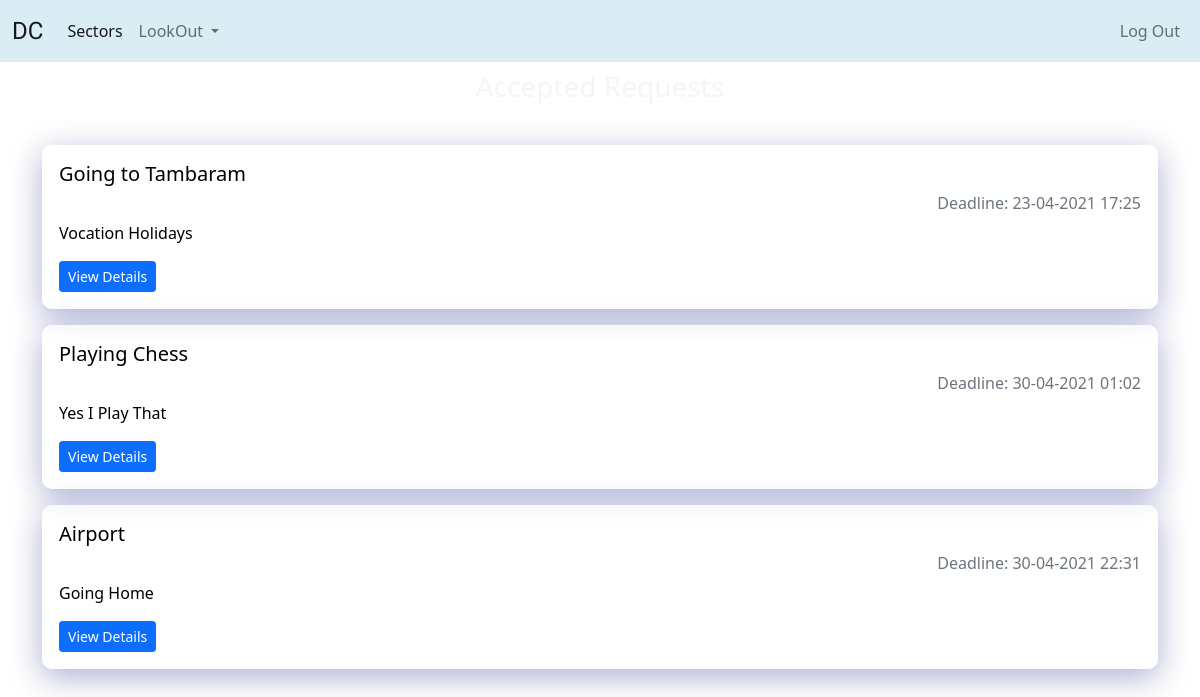
The page /accepted/ (signed in) on the database as committed earlier.
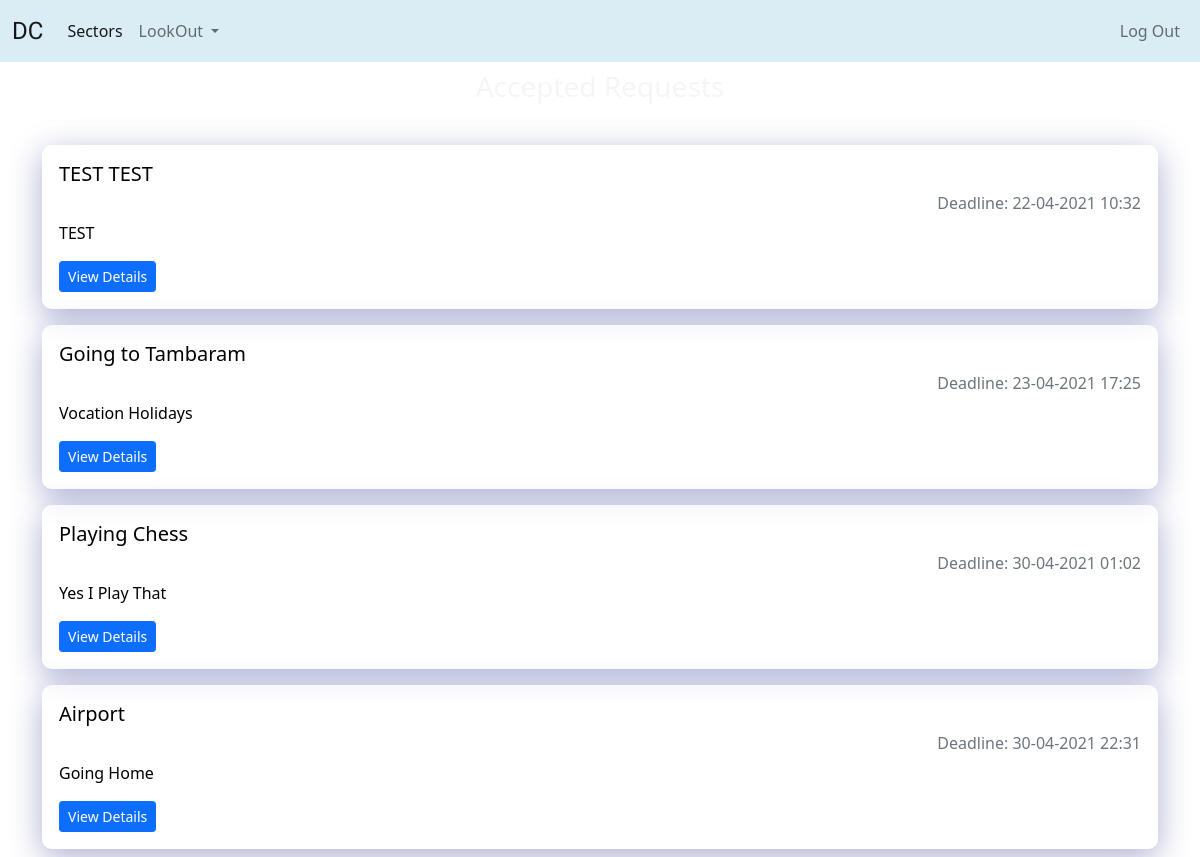
The same page on the database as committed later.
### connect/models.py (models this page shows, shortened)
class Request(models.Model):
    requester = models.ForeignKey(User,on_delete=models.CASCADE,blank=True,related_name='req')
    sector = models.ForeignKey(SectorField,on_delete=models.CASCADE,related_name='reqsec')
    genre = models.CharField(max_length=56,null=True,blank=True)
    subject = models.CharField(max_length=128)
    content = models.TextField()
    match_with_same_gender = models.BooleanField(default=False)
    deadline = models.DateTimeField()
    is_first_year_req = models.BooleanField(default=False)
    created_at = models.DateTimeField(auto_now_add=True)
    deleted = models.BooleanField(default=False)
    pending = models.BooleanField(default=True)
    class Meta:
        ordering = ['-created_at']

### connect/views.py (the view)
# urls.py: path('accepted/',views.accepted_list_view,name='accepted'),
@login_required
def accepted_list_view(request):
    final_obj  = request.user.finalmatchuser.all()
    accepted = []
    for i in final_obj:
        if not (i.request.deleted):
            if i.request.pending:
                accepted.append(i.request)
    context = {
        'object_list':accepted,
        'status':'Accepted',
    }
    return render(request,'connect/request-status.html',context=context)

### connect/templates/connect/request-status.html
{% extends 'base.html' %}
{% block content %}
<h3 class="text-center mt-2">{{status}} Requests</h3>
<hr>
<div class="row">
    {% for req_object in object_list %}
    <div class="col-12 my-2">
        <div class="card glass-container">
            <div class="card-body">
                <h5 class="card-title card-blackcolor">{{req_object.subject}}</h5>
                <h6 class="card-subtitle mb-2 text-muted deadline-space mt-1">Deadline: {{req_object.deadline | date:'d-m-Y H:i'}}</h6>
                <p class="card-text card-blackcolor">{{req_object.content}}</p>
                <a class="btn btn-primary btn-sm" href="{% url 'connect:detail-request' req_object.id %}">View Details</a>
            </div>
        </div>
    </div>
    {% empty %}
    <p class="lead text-center">No {{status}} Requests</p>
    {% endfor %}
</div>
{% endblock %}

Rows that differ between the two databases and show on the page:
added Request: subject "TEST TEST", deadline "22-04-2021 10:32", content "TEST"
